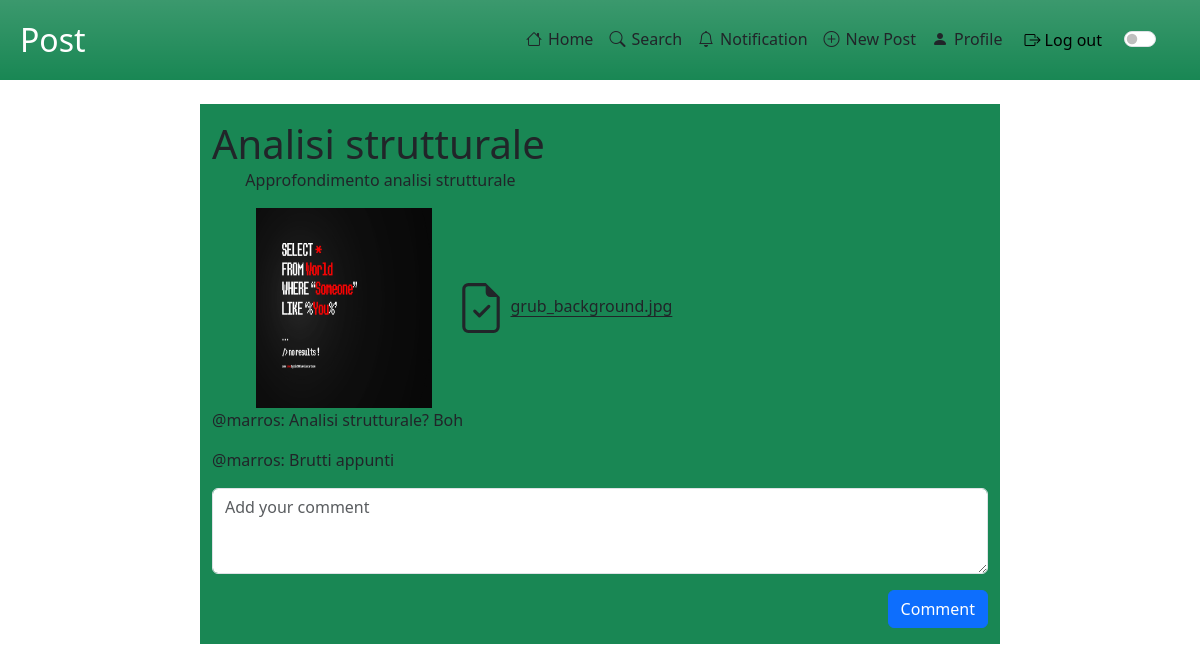
The app's page /website/post/viewPost.php?id=8 (signed in) with its own data.
### tables this page shows
CREATE TABLE `post` (
  `IdPost` int(11) NOT NULL,
  `Title` tinytext NOT NULL,
  `Description` text DEFAULT NULL,
  `NumberVote` int(11) NOT NULL,
  `NumberComment` int(11) NOT NULL,
  `IdUser` int(11) NOT NULL,
  `IdMedia` int(11) NOT NULL,
  `IdPreview` int(11) DEFAULT NULL,
  `IdCategory` int(11) DEFAULT NULL,
  `Date` datetime DEFAULT NULL
);

CREATE TABLE `media` (
  `IdMedia` int(11) NOT NULL,
  `FileName` tinytext NOT NULL,
  `FilePath` tinytext NOT NULL,
  `Extension` varchar(10) DEFAULT NULL
);

CREATE TABLE `usercomment` (
  `IdComment` int(11) NOT NULL,
  `CommentText` text NOT NULL,
  `IdPost` int(11) NOT NULL,
  `IdUser` int(11) NOT NULL
);

CREATE TABLE `utente` (
  `IdUser` int(11) NOT NULL,
  `Name` varchar(100) NOT NULL,
  `Surname` varchar(100) NOT NULL,
  `NumberFollower` int(11) NOT NULL,
  `NumberPost` int(11) NOT NULL,
  `Username` varchar(100) NOT NULL,
  `Email` varchar(100) NOT NULL,
  `Password` varchar(255) NOT NULL,
  `Description` tinytext DEFAULT NULL,
  `IdMedia` int(11) DEFAULT NULL
);

### website/includes/database.php (called while the page is built, shortened)
<?php
class DataBaseHelper
{
    private $db;
    public function __construct($hostname, $username, $password, $dbname, $port)
    {
        $this->db = new mysqli($hostname, $username, $password, $dbname, $port);
    }
    public function execQuery($query, $retType = MYSQLI_BOTH)
    {
        $stmt = $this->db->prepare($query);
        $stmt->execute();
        $res = $stmt->get_result();
        return $res == FALSE ? "" : $res->fetch_all($retType);
    }
};
$dbh = new DataBaseHelper("localhost", "root", "", "noteforall", 3307);

### website/post/viewPost.php (the view, shortened to what this page needs)
<!DOCTYPE html>
<html lang="en">
<?php
require_once("../includes/database.php");
$viewPostId = $_GET["id"];
$query = "SELECT * FROM post WHERE IdPost = $viewPostId;";
$infoPost = $dbh->execQuery($query)[0];
?>
<head>
    <link href="https://cdn.jsdelivr.net/npm/bootstrap@5.3.2/dist/css/bootstrap.min.css" rel="stylesheet">
</head>
<body>
    <div class="row m-auto mb-4">
        <?php
        include_once("../includes/navbar.php");
        ?>
    </div>
    <div class="container-fluid col-8 mx-auto py-auto py-3 d-block bg-success">
        <section>
            <div class="row justify-content-start">
                <h1 class="m-auto">
                    <?php echo ($infoPost["Title"]); ?>
                </h1>
            </div>
            <div class="row justify-content-center">
                <div class="col-11">
                    <p>
                        <?php echo ($infoPost["Description"]); ?>
                    </p>
                </div>
            </div>
            <div class="row col-11 mx-auto d-flex align-items-center">
                <?php
                if ($infoPost["IdPreview"] != NULL) {
                    $previewId = $infoPost["IdPreview"];
                    $query = "SELECT * FROM media WHERE IdMedia = $previewId;";
                    $previewRes = $dbh->execQuery($query)[0];
                    $previewPath = $previewRes["FilePath"];
                    $previewPath = "../" . $previewPath;
                ?>
                    <img class="img-fluid d-flex" style="width: 200px; height: 200px;" src="<?php echo ($previewPath); ?>" alt="File Preview Image">
                <?php
                }
                $mediaId = $infoPost["IdMedia"];
                $query = "SELECT * FROM media WHERE IdMedia = $mediaId;";
                $mediaRes = $dbh->execQuery($query)[0];
                $mediaPath = $mediaRes["FilePath"];
                $mediaName = $mediaRes["FileName"];
                ?>
                <span class="col-6 justify-content-end">
                    <a class="link-dark link-offset-2" href="<?php echo ($mediaPath) ?>" download><?php echo ($mediaName); ?></a>
                </span>
            </div>
            <div class="row">
                <?php
                $queryComments = "SELECT * FROM usercomment WHERE IdPost = {$infoPost['IdPost']}
                                ORDER BY IdComment ASC;";
                $comments = $dbh->execQuery($queryComments);
                foreach ($comments as $comment) {
                    $queryUserComment = "SELECT Username from utente WHERE IdUser = {$comment['IdUser']};";
                    $userComment = $dbh->execQuery($queryUserComment);
                ?>
                    <p>@<?php echo $userComment[0]['Username'] ?>: <?php echo $comment['CommentText'] ?></p>
                <?php
                }
                ?>
                <form action="../addComment.php" method="POST">
                    <div class="form-group">
                        <textarea class="form-control" id="textAreaComment" rows="3" placeholder="Add your comment" name="commentText"></textarea>
                        <input type="submit" value="Comment" id="submitComment" class="btn btn-primary mt-3 float-end">
                    </div>
                </form>
            </div>
        </section>
    </div>
</body>
</html>

### records on screen
post: Title "Analisi strutturale", Description "Approfondimento analisi strutturale"
media: FileName "grub_background.jpg"
usercomment: IdUser.Username "marros", CommentText "Analisi strutturale? Boh"
usercomment: IdUser.Username "marros", CommentText "Brutti appunti"

### other values on screen
$pageName "Post"
